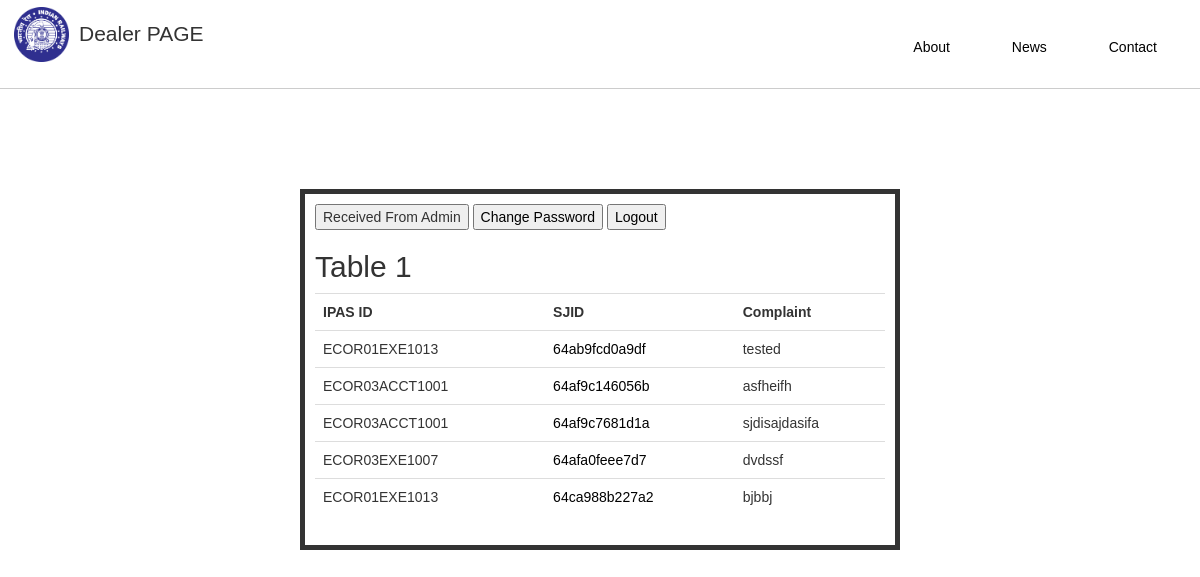
/dealer_index.php (signed in), run on the app's committed database.
### tables this page shows
CREATE TABLE `user_complaint` (
  `cid` int(11) NOT NULL,
  `division` varchar(150) NOT NULL,
  `section` varchar(100) NOT NULL,
  `user_mast_id` int(11) NOT NULL,
  `name` varchar(150) NOT NULL,
  `mobile` varchar(100) NOT NULL,
  `complaint` text NOT NULL,
  `unique_id` varchar(150) NOT NULL,
  `remark_by_admin` varchar(100) NOT NULL,
  `status` int(11) NOT NULL DEFAULT 0,
  `remark_by_dealer` varchar(100) NOT NULL,
  `dealer_id` int(11) NOT NULL
);

CREATE TABLE `user_mast_tbl` (
  `uid` int(11) NOT NULL,
  `DIVISION` varchar(100) NOT NULL,
  `SECTIONCODE` int(11) NOT NULL,
  `USER_ID` varchar(80) NOT NULL,
  `pass` varchar(80) NOT NULL
);

### dealer_index.php (the view, shortened to what this page needs)
<?php
include("config.php");
if($_SESSION['log_d'] !=""){
	$uid=$_SESSION['log_d'];
	$sql = "SELECT *,user_mast_tbl.USER_ID  FROM user_complaint left join user_mast_tbl ON user_complaint.user_mast_id=user_mast_tbl.uid where user_complaint.status='1' and user_complaint.dealer_id=$uid  ";
         $stmt = $conn -> query($sql);
?>
<!DOCTYPE html>
<html lang="en">
<head>
	    <link rel="stylesheet" href="bootstrap.min.css">
    <link rel="stylesheet" href="admin.css">
</head>
<body>
  <header class="site-header">
    <div class="site-identity">
      <a href="#"><img src="6a724b9501764fd83a4abcd37b58144d.png"/></a>
      <h1>Dealer PAGE</h1>
    </div>
    <nav class="site-navigation">
      <ul class="nav">
        <li><a href="https://en.wikipedia.org/wiki/Indian_Railways">About</a></li>
        <li><a href="https://indiarailinfo.com/news">News</a></li>
        <li><a href="https://indianrailways.gov.in/railwayboard/view_section.jsp?lang=0&id=0,5,384,831">Contact</a></li>
      </ul>
    </nav>
</header>
<div class="center">
  <button onclick="showTable1()">Received From Admin</button>
  <button><a href="changep_dealer.php">Change Password</a></button>
  <button><a href="logout_dealer.php">Logout</a></button>
    <div id="table1" class="table-container">
        <h2>Table 1</h2>
        <table class="table table-hover">
          <tr>
            <th>IPAS ID</th>
            <th>SJID</th>
            <th>Complaint</th>
          </tr>
		  <?php
while($res = mysqli_fetch_assoc($stmt)){
		  ?>
          <tr>
            <td><?php echo $res['USER_ID']; ?></td>
            <td><a href="forward_to_admin.php?fdel=<?php echo $res['cid'];   ?>"><?php echo $res['unique_id']; ?></a></td>
            <td><?php echo $res['complaint']; ?></td>
          </tr>
<?php } ?>
        </table>
    </div>
</div>
</body>
</html>
  <?php  }else{ header('Location: admin_login.php'); } ?>

### admin.css (style rules this page uses)
body { font-family: Helvetica; margin: 0; }
a { text-decoration: none; color: #000; }
.site-header { border-bottom: 1px solid #ccc; padding: .5em 1em; }
.site-header::after { content: ""; display: table; clear: both; }
.site-identity { float: left; }
.site-identity h1 { font-size: 1.5em; margin: .7em 0 .3em 0; display: inline-block; }
.site-identity img { max-width: 55px; float: left; margin: 0 10px 0 0; }
.site-navigation { float: right; }
.site-navigation ul, li { margin: 0; padding: 0; }
.site-navigation li { display: inline-block; margin: 1.4em 1em 1em 1em; }
.center { border: 5px solid; margin: auto; width: 50%; padding: 10px; margin-top: 100px; }
table, th, td { border:1px solid black; }

### data on the page
user_complaint: user_mast_tbl.USER_ID "ECOR01EXE1013", unique "64ab9fcd0a9df", complaint "tested"
user_complaint: user_mast_tbl.USER_ID "ECOR03ACCT1001", unique "64af9c146056b", complaint "asfheifh"
user_complaint: user_mast_tbl.USER_ID "ECOR03ACCT1001", unique "64af9c7681d1a", complaint "sjdisajdasifa"
user_complaint: user_mast_tbl.USER_ID "ECOR03EXE1007", unique "64afa0feee7d7", complaint "dvdssf"
user_complaint: user_mast_tbl.USER_ID "ECOR01EXE1013", unique "64ca988b227a2", complaint "bjbbj"
